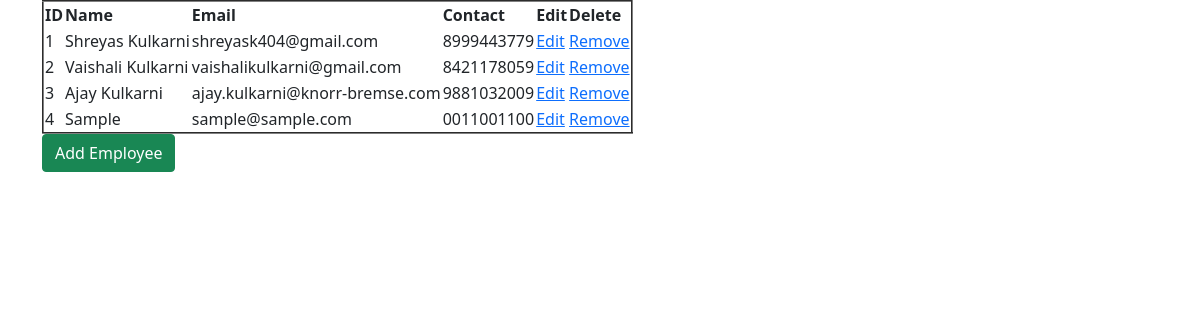
The page /myapp/ on the database its author committed.
### myapp/models.py (models this page shows, shortened)
class Employee(models.Model):
    eid = models.IntegerField()
    ename = models.CharField(max_length=50)
    eemail = models.EmailField()
    econtact = models.CharField(max_length=20)

### myapp/views.py (the view)
# urls.py: path('', views.first),
def first(request):
    employee = Employee.objects.all()
    return render(request, 'OOfirst.html', {'employee': employee})

### templates/OOfirst.html (shortened to what this page needs)
<!doctype html>
<html lang="en">
<head>
    <link href="https://cdn.jsdelivr.net/npm/bootstrap@5.1.3/dist/css/bootstrap.min.css" rel="stylesheet"
>
</head>
<body>
    <div class="container">
        <table border="2">
            <tr>
                <th> ID</th>
                <th> Name</th>
                <th> Email</th>
                <th> Contact</th>
                <th> Edit </th>
                <th> Delete </th>
            </tr>
            {% for i in employee %}
            <tr>
                <td>{{i.eid}}</td>
                <td>{{i.ename}}</td>
                <td>{{i.eemail}}</td>
                <td>{{i.econtact}}</td>
                <td>
                    <a href='edit/{{ i.id }}'> Edit </a>
                </td>
                <td>
                    <a href='delete/{{ i.id }}'> Remove </a>
                </td>
            </tr>
            {% endfor %}
        </table>
    </div>
    <div class="container">
        <a href="/myapp/add"><button type="button" class="btn btn-success">Add Employee</button></a>
    </div>
</body>
</html>

### rows shown on the page
Employee: eid "1", ename "Shreyas Kulkarni", eemail "shreyask404@gmail.com", econtact "8999443779"
Employee: eid "2", ename "Vaishali Kulkarni", eemail "vaishalikulkarni@gmail.com", econtact "8421178059"
Employee: eid "3", ename "Ajay Kulkarni", eemail "ajay.kulkarni@knorr-bremse.com", econtact "9881032009"
Employee: eid "4", ename "Sample", eemail "sample@sample.com", econtact "0011001100"
